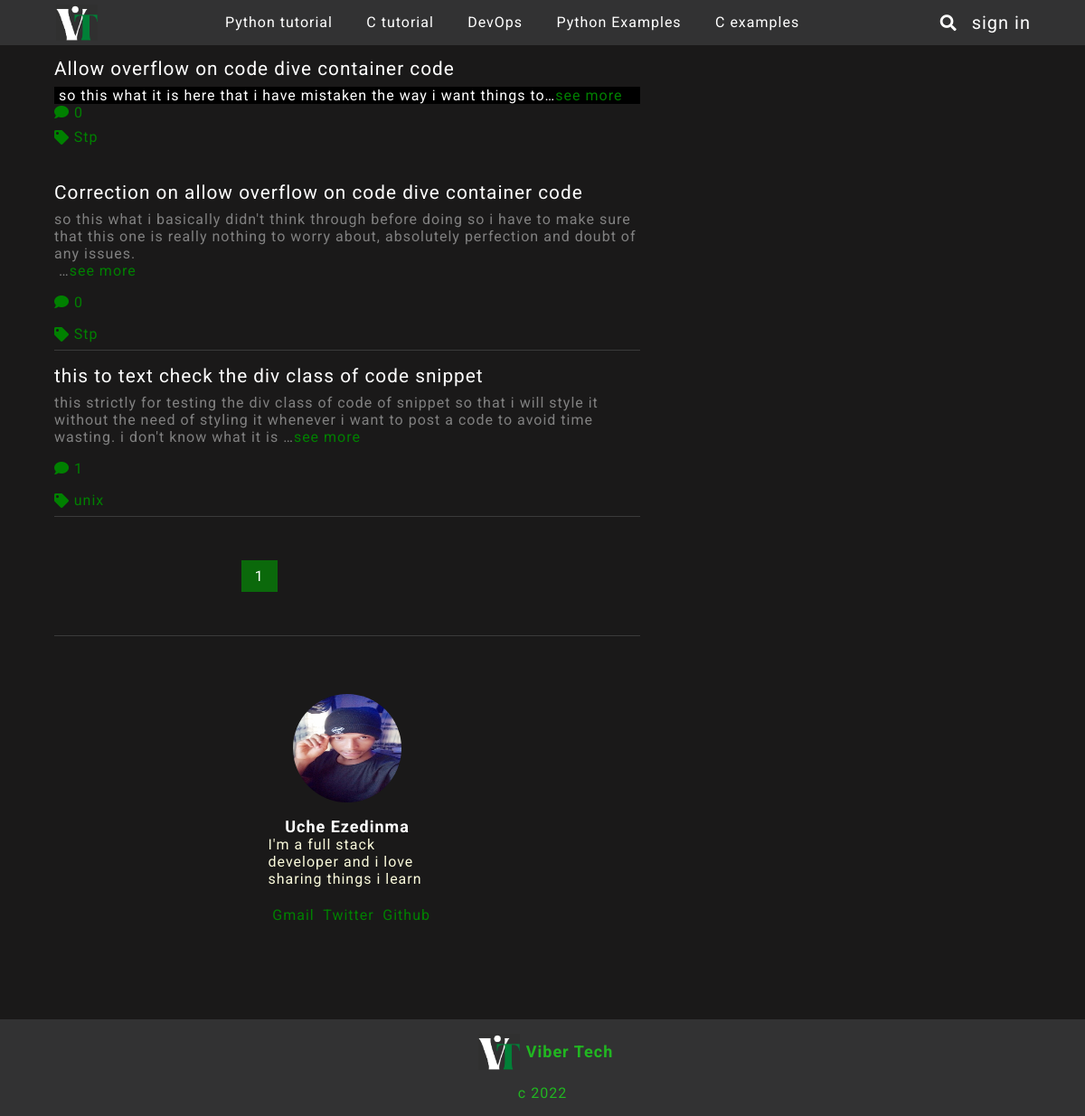
Page /category/devops on the committed database.
### blog/models.py (models this page shows, shortened)
class Section(models.Model):
    name = models.CharField(max_length=255)
    slug = AutoSlugField(populate_from= 'name',  unique=True, null=True)

class Post(models.Model):
    title = models.CharField(max_length = 500)
    body = RichTextUploadingField()
    author = models.ForeignKey(User, on_delete = models.CASCADE)
    likes = models.ManyToManyField(User, default=None,  related_name="like")
    updated = models.DateTimeField(auto_now = True)
    image = models.ImageField(upload_to = "media/img")
    created = models.DateTimeField(auto_now_add = True)
    status = models.IntegerField(choices=STATUS, default=0)
    category = models.ForeignKey(Section, on_delete=models.CASCADE, blank=True, null=True)
    recommend = models.BooleanField(default=False)
    tags = TaggableManager()
    def num_comments(self):
        return self.comment_set.all().count()
    def like(self, user):
        if user in self.likes.all():
          self.likes.remove(user)
        else:
          self.likes.add(user)
        self.save

### blog/views.py (the view)
# urls.py: path('category/<slug>', CategoryPage, name='section'),
def CategoryPage(request, slug):
    cats = Section.objects.all()
    posts = Post.objects.filter(category__slug=slug)
    paginator = Paginator(posts, 3)
    page = request.GET.get('page')
    posts = paginator.get_page(page)
    return render(request, 'post/section.html', {'posts':posts, 'cats':cats})

### blog/templatetags/cat_menu.py (called while the page is built)
@register.simple_tag
def get_cats():
        return Section.objects.all()

@register.simple_tag
def get_3cats():
        return Section.objects.all()[:3]

### blog/templates/post/section.html (shortened to what this page needs)
{% extends 'base.html' %}
{% load socialaccount %}
{% load static %}
{% block content %}
<div class="posts-about">
	<div class="container">
	<div class="posts">
		{% for post in posts %}
		<div class="post-container">
			<div class="post-title"><a href="{% url 'content' post.id %}">{{post.title}}</a></div>
			<div class="post-body">{{post.body|safe|truncatechars:200}}<span class="color-green"><a href="{% url 'content' post.id %}">see more</a></span></div>
			<div class='action-btns'>
				<i class='fas'>&#xf075;</i> <span>{{post.num_comments}}</span>
			</div>
			<div class='tags'>
				<i class="fas fa-tag"></i>
				<div class="tag-names">
				{% for tag in post.tags.all %}
				<a href="{% url 'tagged' tag.slug %}">{{tag.name}}</a>
				{% endfor %}
			        </div>
			</div>
		</div>
		{% endfor %}
		<div class="paginator">
			{% for num in posts.paginator.page_range %}
			{% if posts.number == num %}
			<div class="c-num"><a href="">{{num}}</a></div>
			{% elif num > posts.number|add:'-3' and num < posts.number|add:'3' %}
			<div class="num"><a href="?page={{num}}">{{num}}</a></div>
			{% endif %}
			{% endfor %}
		</div>
	</div>
	<div class="author-rcm">
		<div class="about-author">
			<img src="{% static '/img/vix.jpeg' %}">
			<div class="author">
				<p class="author-name">Uche Ezedinma</p>
				<p>I'm a full stack developer and i love sharing things i learn</p>
				<div class="social">
					<a href="">Gmail</a>
					<a href="">Twitter</a>
					<a href="">Github</a>
				</div>
			</div>
		</div>
	</div>
</div>
</div>
{% endblock content %}

### blog/templates/base.html (shortened to what this page needs)
{% load static %}
{% load socialaccount %}
{% load cat_menu %}
{% get_cats as categories %}
{% get_3cats as three_categories %}
<!DOCTYPE html>
<html>
<head>
	<link rel="stylesheet" href="{% static 'css/style.css' %}">
	<link rel="stylesheet" href="https://use.fontawesome.com/releases/v5.5.0/css/all.css"
>
	<link rel="stylesheet"
		href="https://maxst.icons8.com/vue-static/landings/line-awesome/line-awesome/1.3.0/css/line-awesome.min.css">
</head>
<body>
	<header>
		<div class="container">
			<div class="head-menu">
				<div class="head-icon">
					<a href="{% url 'home' %}"><img src="{% static '/img/Tc.png' %}"></a>
				</div>
				<div class="big-screen-nav">
					{% for cat in categories %}
					<a href="{% url 'section' cat.slug %}">{{cat.name}}</a>
					{% endfor %}
				</div>
				<div class="search-icon">
					<i class="fa fa-search search-btn" > </i>
                                        <div class="dsign">
					{% if user.is_authenticated %}
					<a href="{% url 'logout' %}"><span class="logout-btn">sign out</span></a>
					{% else %}
					<a><span class="login-btn">sign in</span></a>
					{% endif %}
				        </div>
				</div>
			</div>
		</div>
	</header>
	{% block content %}
	{% endblock %}
	<footer>
		<div class="footer-logo">
			<img src="{% static '/img/Tc.png' %}">
			<h2>Viber Tech</h2>
		</div>
		<p>c {% now "Y" %}</p>
	</footer>
</body>
</html>

### static/css/style.css (style rules this page uses)
body { background: rgb(26, 25, 25); color: #fff; position: relative; min-height: 100%; font-family: 'Roboto', sans-serif; letter-spacing: 1px; }
.container { width: 90%; }
* { padding: 0; margin: 0; }
header { width: 100%; display: flex; justify-content: center; align-items: center; position: fixed; background: #323233; top: 0; left: 0; z-index: 1; }
.head-menu { width: 100%; padding: 0.3em 0; display: flex; justify-content: space-between; align-items: center; margin: auto }
.big-screen-nav { display: flex; justify-content: space-between; align-items: center; width: 60%; }
.big-screen-nav a { color: #fff; margin-right: 0.8em; text-decoration: none; font-size: 1em; }
.head-icon { width: 15%; text-align: left; }
.head-icon img { width: 50px; height: 100%; object-fit: contain; }
.head-icon a { display: block; justify-content: flex-start; align-items: flex-start; float: left; width: 100%; height: 40px; color: rgb(33, 182, 33); text-decoration: none; }
.search-icon { display: flex; justify-content: flex-end; align-items: center; width: 20%; text-align: right; position: relative; }
.search-icon i { font-size: 18px; }
.search-icon a { text-decoration: none; font-size: 20px; margin-left: 0.8em; color: #fff; }
.posts-about { width: 100%; display: flex; justify-content: center; align-items: center; margin-top: 3em; margin-bottom: 8em; padding-bottom: 5em; }
.posts-about .container { display: flex; justify-content: space-between; align-items: flex-start; }
.posts { width: 60%; display: flex; flex-direction: column; align-items:center; justify-content: center; }
.post-container { width: 100%; display: flex; flex-direction: column; justify-content: flex-start; align-items: flex-start; border-bottom: 1px solid rgb(58, 58, 58); margin-top: 1em; }
.post-title { width: 100%; font-size: 1.3em; }
.post-title a { text-decoration: none; color: #fff; }
.post-body { width: 100%; color: grey; margin-bottom: 1em; margin-top: 0.5em; }
.post-body p { width: 100%; }
.color-green a { color: green; text-decoration: none; }
.action-btns { color: green; margin-bottom: 0.5em; }
.tags { display: flex; align-items: center; color: green; margin: 0.5em 0; }
.tag-names { display: flex; align-items: center; flex-wrap: wrap; }
.tags a { text-decoration: none; color: green; margin: 0 0.3em; }
.author-rcm { width: 27%; margin-top: 3em; }
.about-author { display: block; width: 100%; }
.about-author img { width: 120px; height: 120px; border-radius: 50%; display: flex; margin: 1em auto; }
.author { color: rgb(250, 250, 219); }
.author-name { text-align: center; font-weight: bold; font-size: 18px; color: #fff; }
.social { display: flex; margin-top: 1em; }
.social a { text-decoration: none; color: green; margin: 0.3em; }
.paginator { width: 70%; display: flex; justify-content: center; align-items: center; margin: 3em 0; }
.c-num { width: 40px; margin: 0 0.3em; background:rgb(11, 105, 11); color: white; text-align: center; }
.c-num a { text-decoration: none; color: #fff; width: 100%; display: flex; text-align: center; justify-content: center; padding: 8px 0; }
footer { width: 100%; background: #323233; text-align: center; color:rgb(33, 182, 33); padding: 1em 0; position: absolute; bottom: -8em; }
.footer-logo { display: flex; align-items: center; justify-content: center; }
.footer-logo img { width: 60px; height: 40px; object-fit: contain; }
.footer-logo h2 { font-size: 18px; }
footer p { margin-top: 1em; }

### rows in the picture
Section: name "Python tutorial"
Section: name "C tutorial"
Section: name "DevOps"
Section: name "Python Examples"
Section: name "C examples"
Post: title "Allow overflow on code dive container code", body "so this what it is here that i have mistaken the way i want things to…", num_comments "0"
Tag: name "Stp"
Post: title "Correction on allow overflow on code dive container code", body "so this what i basically didn't think through before doing so i have to make sure that this one is really nothing to worry about, absolutely perfection and doubt of any issues. …", num_comments "0"
Post: title "this to text check the div class of code snippet", body "this strictly for testing the div class of code of snippet so that i will style it without the need of styling it whenever i want to post a code to avoid time wasting. i don't know what it is …", num_comments "1"
Tag: name "unix"

### other values in the picture
{{ num }} "1"
